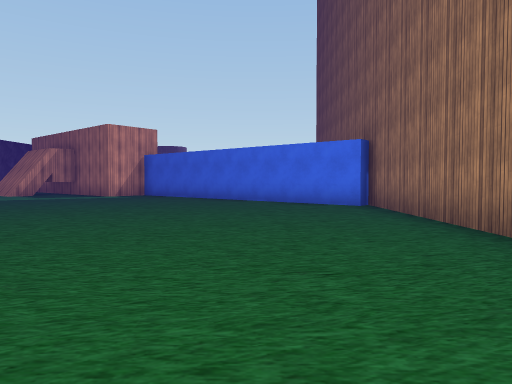
view 1 (above)

24 first-person views from a walk through a scene from a Unity 3-D project. The camera is 1.2 m above the floor, tilts 2° down and sees 70° across. The floor is counted in squares, 2 m on a side. Each view is taken from the middle of a square. On the plan, view 1 faces up. The plan holds only what a view shows up to about 10 squares ahead; the rest is blank. The place goes on beyond the plan. The player character is not drawn. Some surface patterns are stand-ins.

view 2
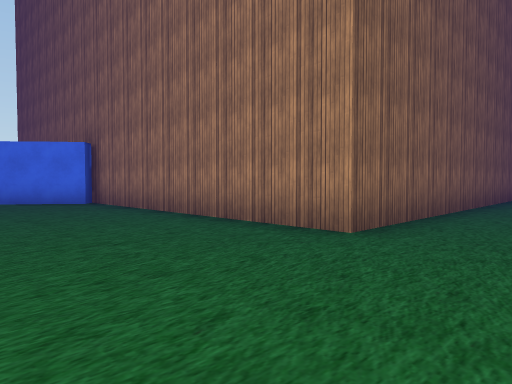

view 3
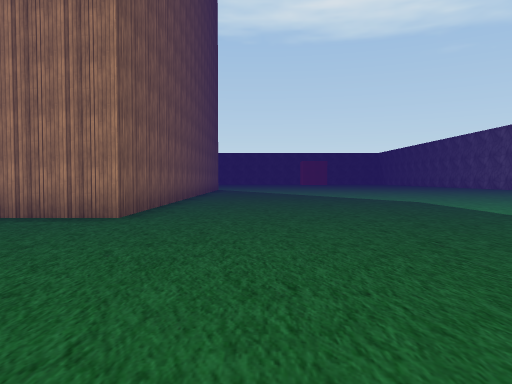

view 4
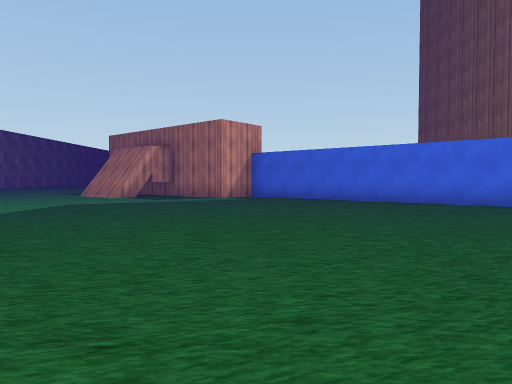

view 5
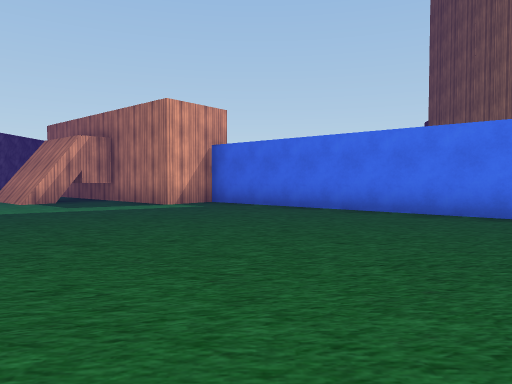

view 6
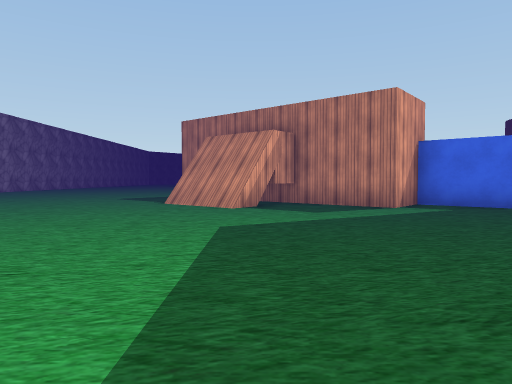

view 7
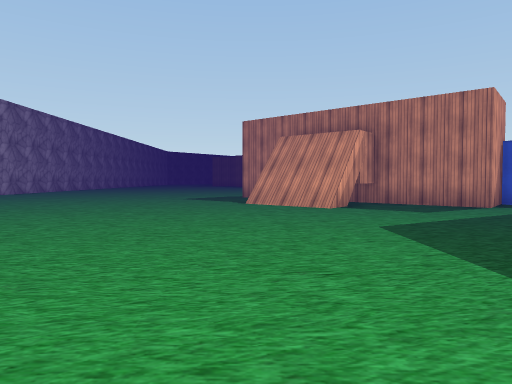

view 8
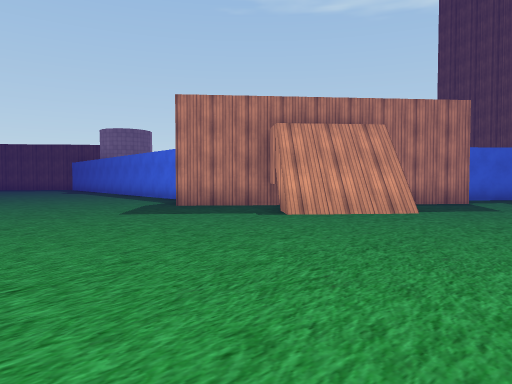

view 9
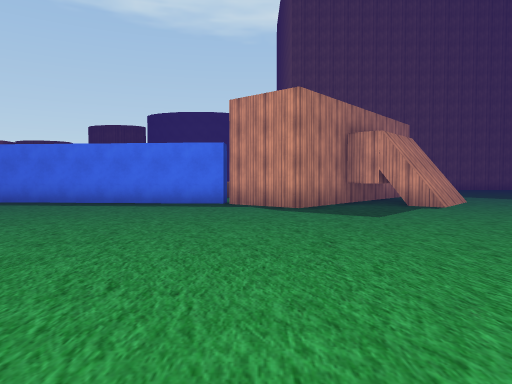

view 10
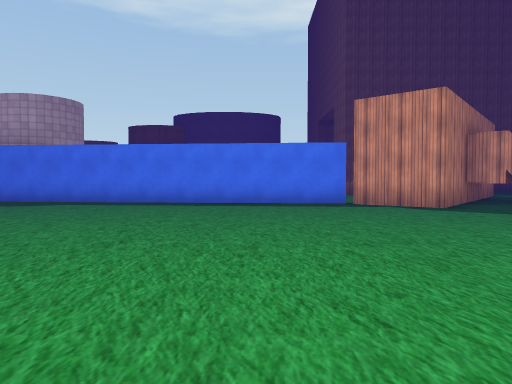

view 11
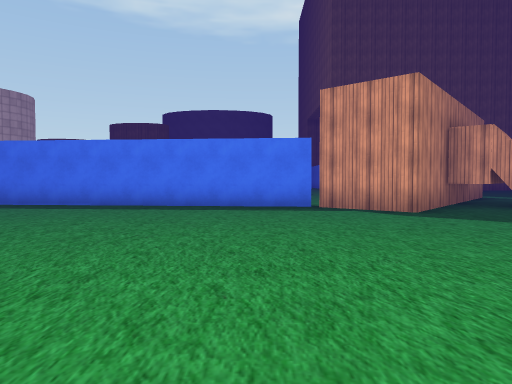

view 12
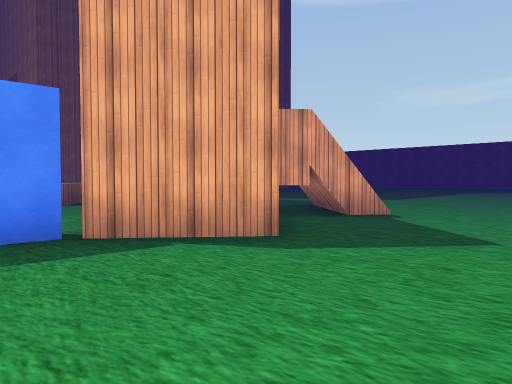

view 13
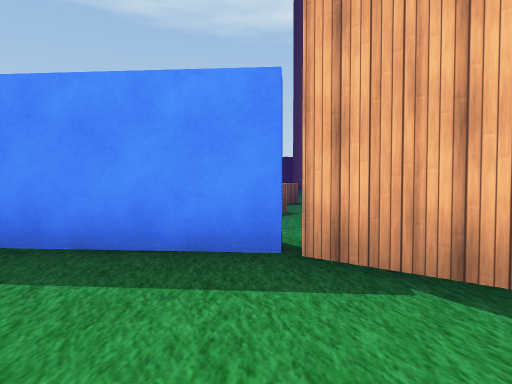

view 14
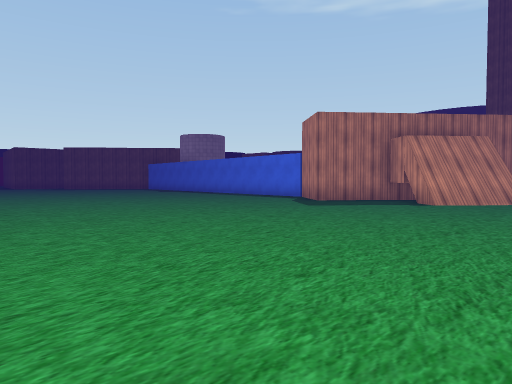

view 15
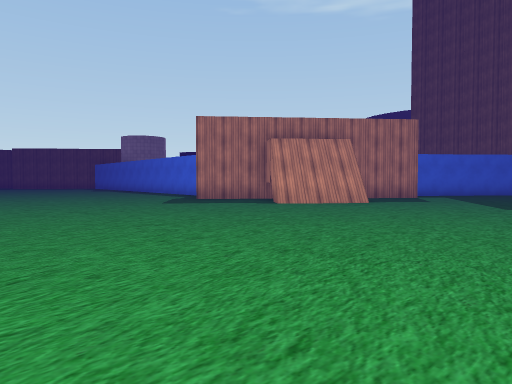

view 16
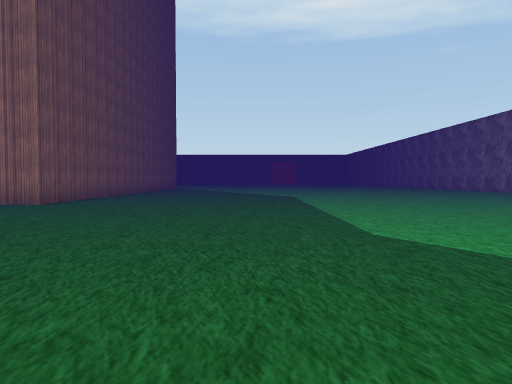

view 17
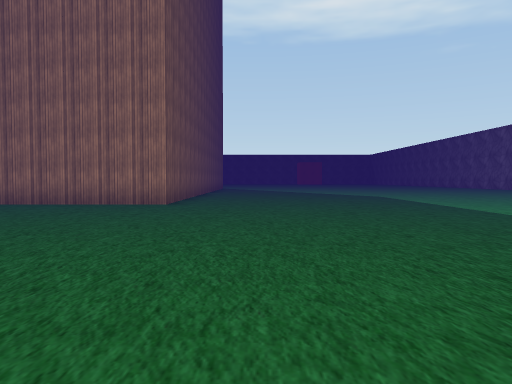

view 18
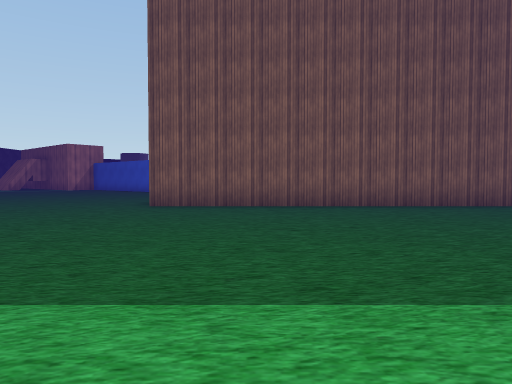

view 19
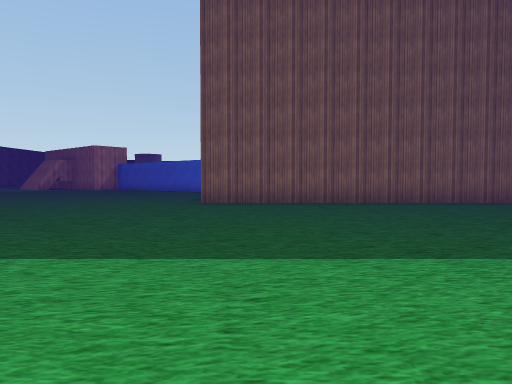

view 20
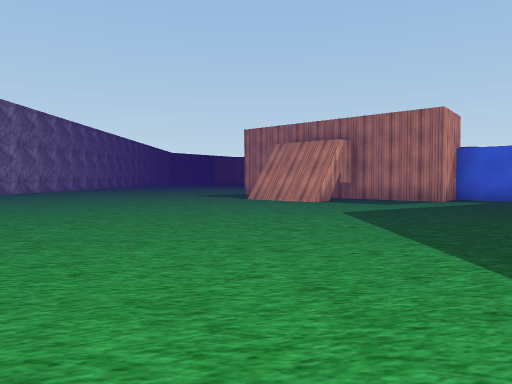

view 21
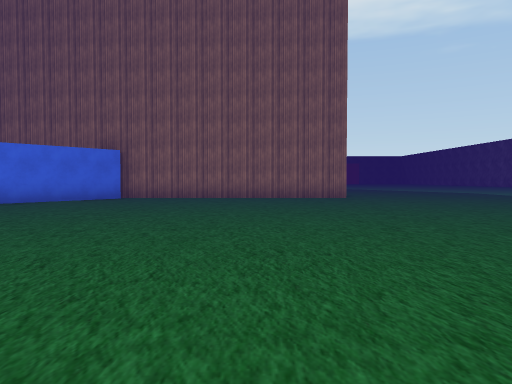

view 22
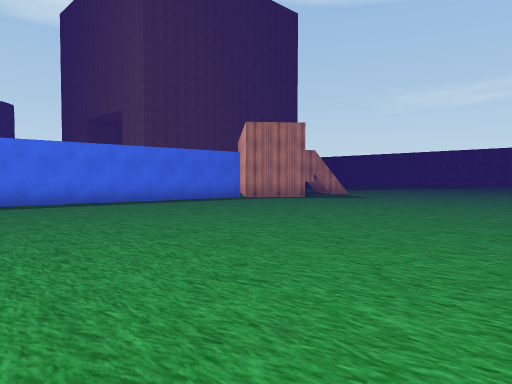

view 23
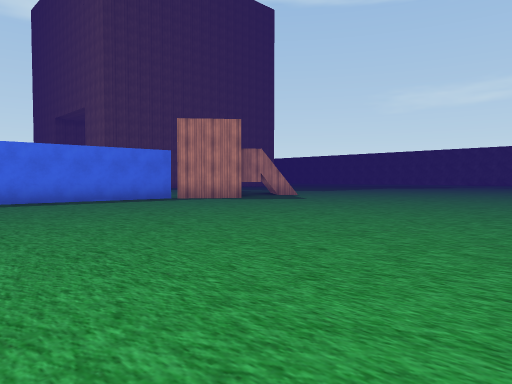

view 24
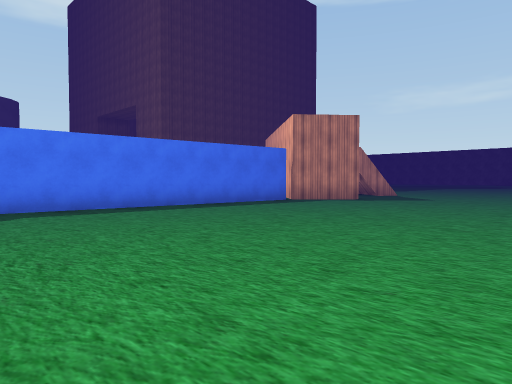

### Floor plan
Points are (right, up) in squares from view 1. A wall is a line through its corners. A room is listed if a view was taken in it or the views show most of it. See-through windows are left out.
Room 1 (views 1, 2, 3, 4, 5, 6, 7, 8, 9, 10, 11, 12, 13, 14, 15, 16, 17, 18, 19, 20, 21, 22, 23, 24)
walls: (-8.1, 12.9) (-9.9, 14.5); (2.4, 8.2) (-4.2, 13.7); (-8.4, 14.3) (-9.4, 15.1); (-7, 14.3) (-8.3, 12.7) (-10.1, 14.2) (-8.8, 15.8); (-4, 13.9) (-5.1, 12.6) (-10.4, 17.1) (-9, 18.8) (-8.3, 27.5); (8.5, 1.1) (2.6, 1.1) (2.6, 8.5)

Where each view was taken, in squares from view 1:
view 1: 0 up, 0 right, facing up
view 2: 1 down, 1 left, facing up-right
view 3: 1 down, 3 left, facing right
view 4: 1 up, 4 left, facing up
view 5: 4 up, 3 left, facing up
view 6: 5 up, 8 left, facing up
view 7: 5 up, 10 left, facing up
view 8: 10 up, 15 left, facing up-right
view 9: 18 up, 18 left, facing right
view 10: 21 up, 18 left, facing right
view 11: 20 up, 17 left, facing right
view 12: 20 up, 13 left, facing down-right
view 13: 19 up, 12 left, facing right
view 14: 11 up, 19 left, facing up-right
view 15: 8 up, 17 left, facing up-right
view 16: 4 down, 6 left, facing right
view 17: 1 down, 6 left, facing right
view 18: 7 down, 5 right, facing up
view 19: 8 down, 4 right, facing up
view 20: 3 up, 10 left, facing up
view 21: 4 up, 9 left, facing right
view 22: 27 up, 18 left, facing down-right
view 23: 25 up, 19 left, facing down-right
view 24: 27 up, 16 left, facing down-right
